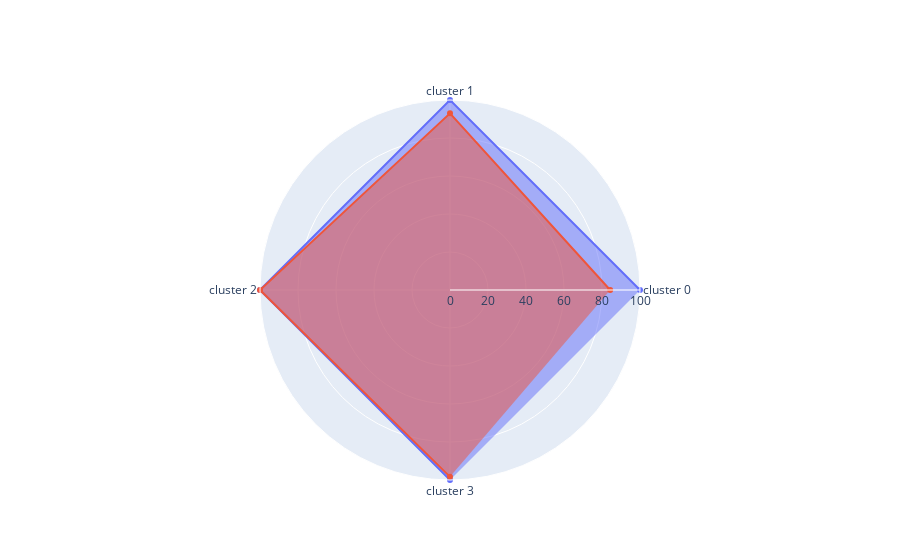

Notebook source saved alongside this figure:
### Code cell
# inside
import plotly.graph_objects as go

categories = ['cluster 0','cluster 1','cluster 2', 'cluster 3']

fig = go.Figure()

fig.add_trace(go.Scatterpolar(
      #r=list(a.no_areas),
      r=[100,100,100,100],
      theta=categories,
      fill='toself',
      name='Product A'
))
fig.add_trace(go.Scatterpolar(
      #r=list(b.no_areas),
      r=[84.3, 93, 100, 98.35],
      theta=categories,
      fill='toself',
      name='Product B'
))

fig.update_layout(
  polar=dict(
    radialaxis=dict(
      visible=True,
      range=[0, 100]
    )),
  showlegend=False
)

fig.show()

### Figure 1 — Plotly figure (JSON) as saved in the notebook; plotly's stock layout.template omitted (floating-point values rounded to 4 significant figures)
{"data": [{"fill": "toself", "name": "Product A", "r": [100, 100, 100, 100], "theta": ["cluster 0", "cluster 1", "cluster 2", "cluster 3"], "type": "scatterpolar"}, {"fill": "toself", "name": "Product B", "r": [84.3, 93, 100, 98.35], "theta": ["cluster 0", "cluster 1", "cluster 2", "cluster 3"], "type": "scatterpolar"}], "layout": {"polar": {"radialaxis": {"range": [0, 100], "visible": true}}, "showlegend": false}}
